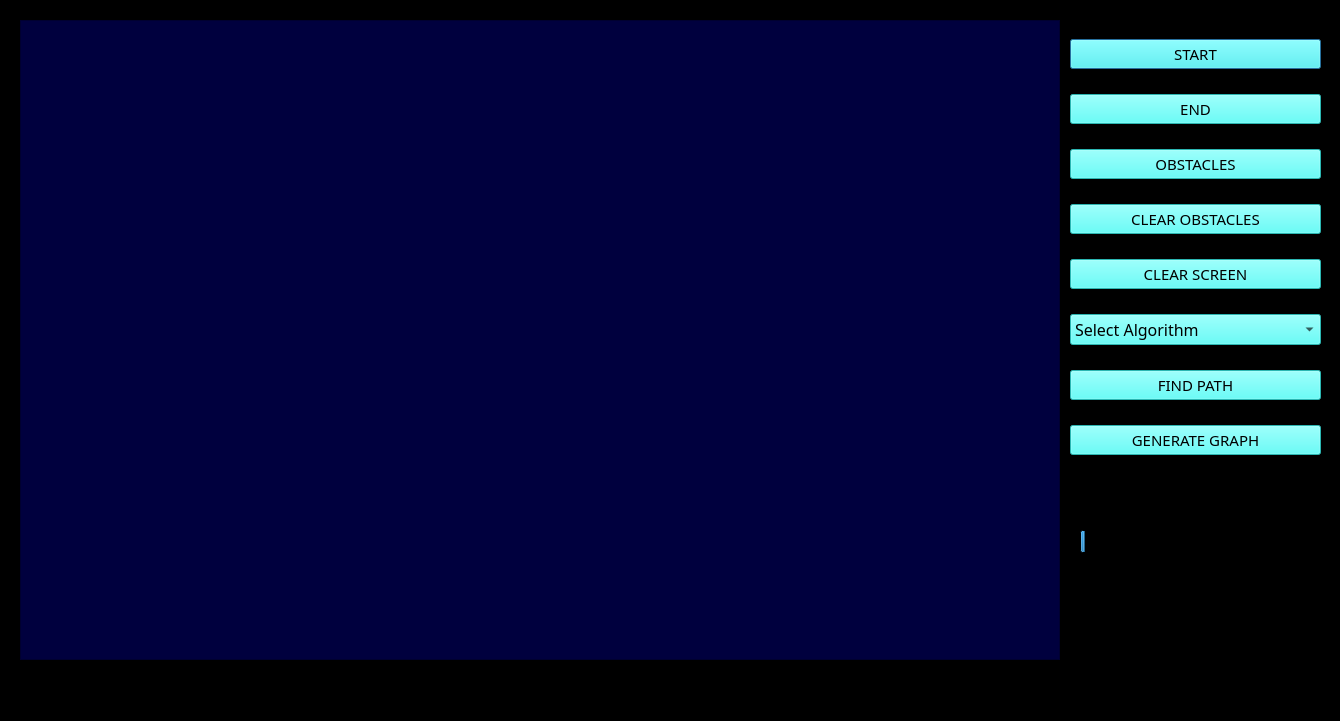
<?xml version="1.0" encoding="UTF-8"?>
<ui version="4.0">
 <class>Dialog</class>
 <widget class="QDialog" name="Dialog">
  <property name="geometry">
   <rect>
    <x>0</x>
    <y>0</y>
    <width>1340</width>
    <height>721</height>
   </rect>
  </property>
  <property name="windowTitle">
   <string>Dialog</string>
  </property>
  <property name="styleSheet">
   <string notr="true">background-color: rgb(0, 0, 0);</string>
  </property>
  <widget class="QGraphicsView" name="graphicsView">
   <property name="geometry">
    <rect>
     <x>20</x>
     <y>20</y>
     <width>1040</width>
     <height>640</height>
    </rect>
   </property>
   <property name="styleSheet">
    <string notr="true">background-color: rgb(0, 0, 62);</string>
   </property>
  </widget>
  <widget class="QWidget" name="verticalLayoutWidget">
   <property name="geometry">
    <rect>
     <x>1070</x>
     <y>20</y>
     <width>251</width>
     <height>461</height>
    </rect>
   </property>
   <layout class="QVBoxLayout" name="verticalLayout">
    <item>
     <widget class="QPushButton" name="startb">
      <property name="palette">
       <palette>
        <active>
         <colorrole role="Button">
          <brush brushstyle="SolidPattern">
           <color alpha="255">
            <red>60</red>
            <green>255</green>
            <blue>249</blue>
           </color>
          </brush>
         </colorrole>
         <colorrole role="Text">
          <brush brushstyle="SolidPattern">
           <color alpha="255">
            <red>0</red>
            <green>0</green>
            <blue>0</blue>
           </color>
          </brush>
         </colorrole>
         <colorrole role="ButtonText">
          <brush brushstyle="SolidPattern">
           <color alpha="255">
            <red>0</red>
            <green>0</green>
            <blue>0</blue>
           </color>
          </brush>
         </colorrole>
         <colorrole role="Base">
          <brush brushstyle="SolidPattern">
           <color alpha="255">
            <red>60</red>
            <green>255</green>
            <blue>249</blue>
           </color>
          </brush>
         </colorrole>
         <colorrole role="Window">
          <brush brushstyle="SolidPattern">
           <color alpha="255">
            <red>60</red>
            <green>255</green>
            <blue>249</blue>
           </color>
          </brush>
         </colorrole>
         <colorrole role="PlaceholderText">
          <brush brushstyle="SolidPattern">
           <color alpha="128">
            <red>208</red>
            <green>208</green>
            <blue>208</blue>
           </color>
          </brush>
         </colorrole>
        </active>
        <inactive>
         <colorrole role="Button">
          <brush brushstyle="SolidPattern">
           <color alpha="255">
            <red>60</red>
            <green>255</green>
            <blue>249</blue>
           </color>
          </brush>
         </colorrole>
         <colorrole role="Text">
          <brush brushstyle="SolidPattern">
           <color alpha="255">
            <red>0</red>
            <green>0</green>
            <blue>0</blue>
           </color>
          </brush>
         </colorrole>
         <colorrole role="ButtonText">
          <brush brushstyle="SolidPattern">
           <color alpha="255">
            <red>0</red>
            <green>0</green>
            <blue>0</blue>
           </color>
          </brush>
         </colorrole>
         <colorrole role="Base">
          <brush brushstyle="SolidPattern">
           <color alpha="255">
            <red>60</red>
            <green>255</green>
            <blue>249</blue>
           </color>
          </brush>
         </colorrole>
         <colorrole role="Window">
          <brush brushstyle="SolidPattern">
           <color alpha="255">
            <red>60</red>
            <green>255</green>
            <blue>249</blue>
           </color>
          </brush>
         </colorrole>
         <colorrole role="PlaceholderText">
          <brush brushstyle="SolidPattern">
           <color alpha="128">
            <red>0</red>
            <green>0</green>
            <blue>0</blue>
           </color>
          </brush>
         </colorrole>
        </inactive>
        <disabled>
         <colorrole role="Button">
          <brush brushstyle="SolidPattern">
           <color alpha="255">
            <red>60</red>
            <green>255</green>
            <blue>249</blue>
           </color>
          </brush>
         </colorrole>
         <colorrole role="Text">
          <brush brushstyle="SolidPattern">
           <color alpha="96">
            <red>164</red>
            <green>166</green>
            <blue>168</blue>
           </color>
          </brush>
         </colorrole>
         <colorrole role="ButtonText">
          <brush brushstyle="SolidPattern">
           <color alpha="96">
            <red>164</red>
            <green>166</green>
            <blue>168</blue>
           </color>
          </brush>
         </colorrole>
         <colorrole role="Base">
          <brush brushstyle="SolidPattern">
           <color alpha="255">
            <red>60</red>
            <green>255</green>
            <blue>249</blue>
           </color>
          </brush>
         </colorrole>
         <colorrole role="Window">
          <brush brushstyle="SolidPattern">
           <color alpha="255">
            <red>60</red>
            <green>255</green>
            <blue>249</blue>
           </color>
          </brush>
         </colorrole>
         <colorrole role="PlaceholderText">
          <brush brushstyle="SolidPattern">
           <color alpha="128">
            <red>208</red>
            <green>208</green>
            <blue>208</blue>
           </color>
          </brush>
         </colorrole>
        </disabled>
       </palette>
      </property>
      <property name="font">
       <font>
        <family>CROSSOVER</family>
        <pointsize>11</pointsize>
        <weight>50</weight>
        <bold>false</bold>
       </font>
      </property>
      <property name="styleSheet">
       <string notr="true">background-color: rgb(60, 255, 249);</string>
      </property>
      <property name="text">
       <string>START</string>
      </property>
     </widget>
    </item>
    <item>
     <widget class="QPushButton" name="endb">
      <property name="palette">
       <palette>
        <active>
         <colorrole role="Button">
          <brush brushstyle="SolidPattern">
           <color alpha="255">
            <red>60</red>
            <green>255</green>
            <blue>249</blue>
           </color>
          </brush>
         </colorrole>
         <colorrole role="ButtonText">
          <brush brushstyle="SolidPattern">
           <color alpha="255">
            <red>0</red>
            <green>0</green>
            <blue>0</blue>
           </color>
          </brush>
         </colorrole>
         <colorrole role="Base">
          <brush brushstyle="SolidPattern">
           <color alpha="255">
            <red>60</red>
            <green>255</green>
            <blue>249</blue>
           </color>
          </brush>
         </colorrole>
         <colorrole role="Window">
          <brush brushstyle="SolidPattern">
           <color alpha="255">
            <red>60</red>
            <green>255</green>
            <blue>249</blue>
           </color>
          </brush>
         </colorrole>
        </active>
        <inactive>
         <colorrole role="Button">
          <brush brushstyle="SolidPattern">
           <color alpha="255">
            <red>60</red>
            <green>255</green>
            <blue>249</blue>
           </color>
          </brush>
         </colorrole>
         <colorrole role="ButtonText">
          <brush brushstyle="SolidPattern">
           <color alpha="255">
            <red>0</red>
            <green>0</green>
            <blue>0</blue>
           </color>
          </brush>
         </colorrole>
         <colorrole role="Base">
          <brush brushstyle="SolidPattern">
           <color alpha="255">
            <red>60</red>
            <green>255</green>
            <blue>249</blue>
           </color>
          </brush>
         </colorrole>
         <colorrole role="Window">
          <brush brushstyle="SolidPattern">
           <color alpha="255">
            <red>60</red>
            <green>255</green>
            <blue>249</blue>
           </color>
          </brush>
         </colorrole>
        </inactive>
        <disabled>
         <colorrole role="Button">
          <brush brushstyle="SolidPattern">
           <color alpha="255">
            <red>60</red>
            <green>255</green>
            <blue>249</blue>
           </color>
          </brush>
         </colorrole>
         <colorrole role="ButtonText">
          <brush brushstyle="SolidPattern">
           <color alpha="96">
            <red>164</red>
            <green>166</green>
            <blue>168</blue>
           </color>
          </brush>
         </colorrole>
         <colorrole role="Base">
          <brush brushstyle="SolidPattern">
           <color alpha="255">
            <red>60</red>
            <green>255</green>
            <blue>249</blue>
           </color>
          </brush>
         </colorrole>
         <colorrole role="Window">
          <brush brushstyle="SolidPattern">
           <color alpha="255">
            <red>60</red>
            <green>255</green>
            <blue>249</blue>
           </color>
          </brush>
         </colorrole>
        </disabled>
       </palette>
      </property>
      <property name="font">
       <font>
        <family>CROSSOVER</family>
        <pointsize>11</pointsize>
        <weight>50</weight>
        <bold>false</bold>
       </font>
      </property>
      <property name="styleSheet">
       <string notr="true">background-color: rgb(60, 255, 249);</string>
      </property>
      <property name="text">
       <string>END</string>
      </property>
     </widget>
    </item>
    <item>
     <widget class="QPushButton" name="obsb">
      <property name="palette">
       <palette>
        <active>
         <colorrole role="Button">
          <brush brushstyle="SolidPattern">
           <color alpha="255">
            <red>60</red>
            <green>255</green>
            <blue>249</blue>
           </color>
          </brush>
         </colorrole>
         <colorrole role="ButtonText">
          <brush brushstyle="SolidPattern">
           <color alpha="255">
            <red>0</red>
            <green>0</green>
            <blue>0</blue>
           </color>
          </brush>
         </colorrole>
         <colorrole role="Base">
          <brush brushstyle="SolidPattern">
           <color alpha="255">
            <red>60</red>
            <green>255</green>
            <blue>249</blue>
           </color>
          </brush>
         </colorrole>
         <colorrole role="Window">
          <brush brushstyle="SolidPattern">
           <color alpha="255">
            <red>60</red>
            <green>255</green>
            <blue>249</blue>
           </color>
          </brush>
         </colorrole>
        </active>
        <inactive>
         <colorrole role="Button">
          <brush brushstyle="SolidPattern">
           <color alpha="255">
            <red>60</red>
            <green>255</green>
            <blue>249</blue>
           </color>
          </brush>
         </colorrole>
         <colorrole role="ButtonText">
          <brush brushstyle="SolidPattern">
           <color alpha="255">
            <red>0</red>
            <green>0</green>
            <blue>0</blue>
           </color>
          </brush>
         </colorrole>
         <colorrole role="Base">
          <brush brushstyle="SolidPattern">
           <color alpha="255">
            <red>60</red>
            <green>255</green>
            <blue>249</blue>
           </color>
          </brush>
         </colorrole>
         <colorrole role="Window">
          <brush brushstyle="SolidPattern">
           <color alpha="255">
            <red>60</red>
            <green>255</green>
            <blue>249</blue>
           </color>
          </brush>
         </colorrole>
        </inactive>
        <disabled>
         <colorrole role="Button">
          <brush brushstyle="SolidPattern">
           <color alpha="255">
            <red>60</red>
            <green>255</green>
            <blue>249</blue>
           </color>
          </brush>
         </colorrole>
         <colorrole role="ButtonText">
          <brush brushstyle="SolidPattern">
           <color alpha="96">
            <red>164</red>
            <green>166</green>
            <blue>168</blue>
           </color>
          </brush>
         </colorrole>
         <colorrole role="Base">
          <brush brushstyle="SolidPattern">
           <color alpha="255">
            <red>60</red>
            <green>255</green>
            <blue>249</blue>
           </color>
          </brush>
         </colorrole>
         <colorrole role="Window">
          <brush brushstyle="SolidPattern">
           <color alpha="255">
            <red>60</red>
            <green>255</green>
            <blue>249</blue>
           </color>
          </brush>
         </colorrole>
        </disabled>
       </palette>
      </property>
      <property name="font">
       <font>
        <family>CROSSOVER</family>
        <pointsize>11</pointsize>
        <weight>50</weight>
        <bold>false</bold>
       </font>
      </property>
      <property name="styleSheet">
       <string notr="true">background-color: rgb(60, 255, 249);</string>
      </property>
      <property name="text">
       <string>OBSTACLES</string>
      </property>
     </widget>
    </item>
    <item>
     <widget class="QPushButton" name="clrObsb">
      <property name="palette">
       <palette>
        <active>
         <colorrole role="Button">
          <brush brushstyle="SolidPattern">
           <color alpha="255">
            <red>60</red>
            <green>255</green>
            <blue>249</blue>
           </color>
          </brush>
         </colorrole>
         <colorrole role="ButtonText">
          <brush brushstyle="SolidPattern">
           <color alpha="255">
            <red>0</red>
            <green>0</green>
            <blue>0</blue>
           </color>
          </brush>
         </colorrole>
         <colorrole role="Base">
          <brush brushstyle="SolidPattern">
           <color alpha="255">
            <red>60</red>
            <green>255</green>
            <blue>249</blue>
           </color>
          </brush>
         </colorrole>
         <colorrole role="Window">
          <brush brushstyle="SolidPattern">
           <color alpha="255">
            <red>60</red>
            <green>255</green>
            <blue>249</blue>
           </color>
          </brush>
         </colorrole>
        </active>
        <inactive>
         <colorrole role="Button">
          <brush brushstyle="SolidPattern">
           <color alpha="255">
            <red>60</red>
            <green>255</green>
            <blue>249</blue>
           </color>
          </brush>
         </colorrole>
         <colorrole role="ButtonText">
          <brush brushstyle="SolidPattern">
           <color alpha="255">
            <red>0</red>
            <green>0</green>
            <blue>0</blue>
           </color>
          </brush>
         </colorrole>
         <colorrole role="Base">
          <brush brushstyle="SolidPattern">
           <color alpha="255">
            <red>60</red>
            <green>255</green>
            <blue>249</blue>
           </color>
          </brush>
         </colorrole>
         <colorrole role="Window">
          <brush brushstyle="SolidPattern">
           <color alpha="255">
            <red>60</red>
            <green>255</green>
            <blue>249</blue>
           </color>
          </brush>
         </colorrole>
        </inactive>
        <disabled>
         <colorrole role="Button">
          <brush brushstyle="SolidPattern">
           <color alpha="255">
            <red>60</red>
            <green>255</green>
            <blue>249</blue>
           </color>
          </brush>
         </colorrole>
         <colorrole role="ButtonText">
          <brush brushstyle="SolidPattern">
           <color alpha="96">
            <red>164</red>
            <green>166</green>
            <blue>168</blue>
           </color>
          </brush>
         </colorrole>
         <colorrole role="Base">
          <brush brushstyle="SolidPattern">
           <color alpha="255">
            <red>60</red>
            <green>255</green>
            <blue>249</blue>
           </color>
          </brush>
         </colorrole>
         <colorrole role="Window">
          <brush brushstyle="SolidPattern">
           <color alpha="255">
            <red>60</red>
            <green>255</green>
            <blue>249</blue>
           </color>
          </brush>
         </colorrole>
        </disabled>
       </palette>
      </property>
      <property name="font">
       <font>
        <family>CROSSOVER</family>
        <pointsize>11</pointsize>
        <weight>50</weight>
        <bold>false</bold>
       </font>
      </property>
      <property name="styleSheet">
       <string notr="true">background-color: rgb(60, 255, 249);</string>
      </property>
      <property name="text">
       <string>CLEAR OBSTACLES</string>
      </property>
     </widget>
    </item>
    <item>
     <widget class="QPushButton" name="clrScrb">
      <property name="palette">
       <palette>
        <active>
         <colorrole role="Button">
          <brush brushstyle="SolidPattern">
           <color alpha="255">
            <red>60</red>
            <green>255</green>
            <blue>249</blue>
           </color>
          </brush>
         </colorrole>
         <colorrole role="ButtonText">
          <brush brushstyle="SolidPattern">
           <color alpha="255">
            <red>0</red>
            <green>0</green>
            <blue>0</blue>
           </color>
          </brush>
         </colorrole>
         <colorrole role="Base">
          <brush brushstyle="SolidPattern">
           <color alpha="255">
            <red>60</red>
            <green>255</green>
            <blue>249</blue>
           </color>
          </brush>
         </colorrole>
         <colorrole role="Window">
          <brush brushstyle="SolidPattern">
           <color alpha="255">
            <red>60</red>
            <green>255</green>
            <blue>249</blue>
           </color>
          </brush>
         </colorrole>
        </active>
        <inactive>
         <colorrole role="Button">
          <brush brushstyle="SolidPattern">
           <color alpha="255">
            <red>60</red>
            <green>255</green>
            <blue>249</blue>
           </color>
          </brush>
         </colorrole>
         <colorrole role="ButtonText">
          <brush brushstyle="SolidPattern">
           <color alpha="255">
            <red>0</red>
            <green>0</green>
            <blue>0</blue>
           </color>
          </brush>
         </colorrole>
         <colorrole role="Base">
          <brush brushstyle="SolidPattern">
           <color alpha="255">
            <red>60</red>
            <green>255</green>
            <blue>249</blue>
           </color>
          </brush>
         </colorrole>
         <colorrole role="Window">
          <brush brushstyle="SolidPattern">
           <color alpha="255">
            <red>60</red>
            <green>255</green>
            <blue>249</blue>
           </color>
          </brush>
         </colorrole>
        </inactive>
        <disabled>
         <colorrole role="Button">
          <brush brushstyle="SolidPattern">
           <color alpha="255">
            <red>60</red>
            <green>255</green>
            <blue>249</blue>
           </color>
          </brush>
         </colorrole>
         <colorrole role="ButtonText">
          <brush brushstyle="SolidPattern">
           <color alpha="96">
            <red>164</red>
            <green>166</green>
            <blue>168</blue>
           </color>
          </brush>
         </colorrole>
         <colorrole role="Base">
          <brush brushstyle="SolidPattern">
           <color alpha="255">
            <red>60</red>
            <green>255</green>
            <blue>249</blue>
           </color>
          </brush>
         </colorrole>
         <colorrole role="Window">
          <brush brushstyle="SolidPattern">
           <color alpha="255">
            <red>60</red>
            <green>255</green>
            <blue>249</blue>
           </color>
          </brush>
         </colorrole>
        </disabled>
       </palette>
      </property>
      <property name="font">
       <font>
        <family>CROSSOVER</family>
        <pointsize>11</pointsize>
        <weight>50</weight>
        <bold>false</bold>
       </font>
      </property>
      <property name="styleSheet">
       <string notr="true">background-color: rgb(60, 255, 249);</string>
      </property>
      <property name="text">
       <string>CLEAR SCREEN</string>
      </property>
     </widget>
    </item>
    <item>
     <widget class="QComboBox" name="algorithmCombo">
      <property name="palette">
       <palette>
        <active>
         <colorrole role="Button">
          <brush brushstyle="SolidPattern">
           <color alpha="255">
            <red>60</red>
            <green>255</green>
            <blue>249</blue>
           </color>
          </brush>
         </colorrole>
         <colorrole role="Text">
          <brush brushstyle="SolidPattern">
           <color alpha="255">
            <red>0</red>
            <green>0</green>
            <blue>0</blue>
           </color>
          </brush>
         </colorrole>
         <colorrole role="ButtonText">
          <brush brushstyle="SolidPattern">
           <color alpha="255">
            <red>0</red>
            <green>0</green>
            <blue>0</blue>
           </color>
          </brush>
         </colorrole>
         <colorrole role="Base">
          <brush brushstyle="SolidPattern">
           <color alpha="255">
            <red>60</red>
            <green>255</green>
            <blue>249</blue>
           </color>
          </brush>
         </colorrole>
         <colorrole role="Window">
          <brush brushstyle="SolidPattern">
           <color alpha="255">
            <red>60</red>
            <green>255</green>
            <blue>249</blue>
           </color>
          </brush>
         </colorrole>
         <colorrole role="PlaceholderText">
          <brush brushstyle="SolidPattern">
           <color alpha="128">
            <red>0</red>
            <green>0</green>
            <blue>0</blue>
           </color>
          </brush>
         </colorrole>
        </active>
        <inactive>
         <colorrole role="Button">
          <brush brushstyle="SolidPattern">
           <color alpha="255">
            <red>60</red>
            <green>255</green>
            <blue>249</blue>
           </color>
          </brush>
         </colorrole>
         <colorrole role="Text">
          <brush brushstyle="SolidPattern">
           <color alpha="255">
            <red>0</red>
            <green>0</green>
            <blue>0</blue>
           </color>
          </brush>
         </colorrole>
         <colorrole role="ButtonText">
          <brush brushstyle="SolidPattern">
           <color alpha="255">
            <red>0</red>
            <green>0</green>
            <blue>0</blue>
           </color>
          </brush>
         </colorrole>
         <colorrole role="Base">
          <brush brushstyle="SolidPattern">
           <color alpha="255">
            <red>60</red>
            <green>255</green>
            <blue>249</blue>
           </color>
          </brush>
         </colorrole>
         <colorrole role="Window">
          <brush brushstyle="SolidPattern">
           <color alpha="255">
            <red>60</red>
            <green>255</green>
            <blue>249</blue>
           </color>
          </brush>
         </colorrole>
         <colorrole role="PlaceholderText">
          <brush brushstyle="SolidPattern">
           <color alpha="128">
            <red>0</red>
            <green>0</green>
            <blue>0</blue>
           </color>
          </brush>
         </colorrole>
        </inactive>
        <disabled>
         <colorrole role="Button">
          <brush brushstyle="SolidPattern">
           <color alpha="255">
            <red>60</red>
            <green>255</green>
            <blue>249</blue>
           </color>
          </brush>
         </colorrole>
         <colorrole role="Text">
          <brush brushstyle="SolidPattern">
           <color alpha="255">
            <red>120</red>
            <green>120</green>
            <blue>120</blue>
           </color>
          </brush>
         </colorrole>
         <colorrole role="ButtonText">
          <brush brushstyle="SolidPattern">
           <color alpha="96">
            <red>164</red>
            <green>166</green>
            <blue>168</blue>
           </color>
          </brush>
         </colorrole>
         <colorrole role="Base">
          <brush brushstyle="SolidPattern">
           <color alpha="255">
            <red>60</red>
            <green>255</green>
            <blue>249</blue>
           </color>
          </brush>
         </colorrole>
         <colorrole role="Window">
          <brush brushstyle="SolidPattern">
           <color alpha="255">
            <red>60</red>
            <green>255</green>
            <blue>249</blue>
           </color>
          </brush>
         </colorrole>
         <colorrole role="PlaceholderText">
          <brush brushstyle="SolidPattern">
           <color alpha="128">
            <red>0</red>
            <green>0</green>
            <blue>0</blue>
           </color>
          </brush>
         </colorrole>
        </disabled>
       </palette>
      </property>
      <property name="font">
       <font>
        <family>CROSSOVER</family>
        <pointsize>12</pointsize>
       </font>
      </property>
      <property name="styleSheet">
       <string notr="true">background-color: rgb(60, 255, 249);</string>
      </property>
      <item>
       <property name="text">
        <string>Select Algorithm</string>
       </property>
      </item>
      <item>
       <property name="text">
        <string>A* Algorithm</string>
       </property>
      </item>
      <item>
       <property name="text">
        <string>Dijkstra's Algorithm</string>
       </property>
      </item>
      <item>
       <property name="text">
        <string>Breadth First Search Algorithm</string>
       </property>
      </item>
     </widget>
    </item>
    <item>
     <widget class="QPushButton" name="clrPathb">
      <property name="palette">
       <palette>
        <active>
         <colorrole role="Button">
          <brush brushstyle="SolidPattern">
           <color alpha="255">
            <red>60</red>
            <green>255</green>
            <blue>249</blue>
           </color>
          </brush>
         </colorrole>
         <colorrole role="ButtonText">
          <brush brushstyle="SolidPattern">
           <color alpha="255">
            <red>0</red>
            <green>0</green>
            <blue>0</blue>
           </color>
          </brush>
         </colorrole>
         <colorrole role="Base">
          <brush brushstyle="SolidPattern">
           <color alpha="255">
            <red>60</red>
            <green>255</green>
            <blue>249</blue>
           </color>
          </brush>
         </colorrole>
         <colorrole role="Window">
          <brush brushstyle="SolidPattern">
           <color alpha="255">
            <red>60</red>
            <green>255</green>
            <blue>249</blue>
           </color>
          </brush>
         </colorrole>
        </active>
        <inactive>
         <colorrole role="Button">
          <brush brushstyle="SolidPattern">
           <color alpha="255">
            <red>60</red>
            <green>255</green>
            <blue>249</blue>
           </color>
          </brush>
         </colorrole>
         <colorrole role="ButtonText">
          <brush brushstyle="SolidPattern">
           <color alpha="255">
            <red>0</red>
            <green>0</green>
            <blue>0</blue>
           </color>
          </brush>
         </colorrole>
         <colorrole role="Base">
          <brush brushstyle="SolidPattern">
           <color alpha="255">
            <red>60</red>
            <green>255</green>
            <blue>249</blue>
           </color>
          </brush>
         </colorrole>
         <colorrole role="Window">
          <brush brushstyle="SolidPattern">
           <color alpha="255">
            <red>60</red>
            <green>255</green>
            <blue>249</blue>
           </color>
          </brush>
         </colorrole>
        </inactive>
        <disabled>
         <colorrole role="Button">
          <brush brushstyle="SolidPattern">
           <color alpha="255">
            <red>60</red>
            <green>255</green>
            <blue>249</blue>
           </color>
          </brush>
         </colorrole>
         <colorrole role="ButtonText">
          <brush brushstyle="SolidPattern">
           <color alpha="96">
            <red>164</red>
            <green>166</green>
            <blue>168</blue>
           </color>
          </brush>
         </colorrole>
         <colorrole role="Base">
          <brush brushstyle="SolidPattern">
           <color alpha="255">
            <red>60</red>
            <green>255</green>
            <blue>249</blue>
           </color>
          </brush>
         </colorrole>
         <colorrole role="Window">
          <brush brushstyle="SolidPattern">
           <color alpha="255">
            <red>60</red>
            <green>255</green>
            <blue>249</blue>
           </color>
          </brush>
         </colorrole>
        </disabled>
       </palette>
      </property>
      <property name="font">
       <font>
        <family>CROSSOVER</family>
        <pointsize>11</pointsize>
        <weight>50</weight>
        <bold>false</bold>
       </font>
      </property>
      <property name="styleSheet">
       <string notr="true">background-color: rgb(60, 255, 249);</string>
      </property>
      <property name="text">
       <string>FIND PATH</string>
      </property>
     </widget>
    </item>
    <item>
     <widget class="QPushButton" name="genGraphb">
      <property name="palette">
       <palette>
        <active>
         <colorrole role="Button">
          <brush brushstyle="SolidPattern">
           <color alpha="255">
            <red>60</red>
            <green>255</green>
            <blue>249</blue>
           </color>
          </brush>
         </colorrole>
         <colorrole role="ButtonText">
          <brush brushstyle="SolidPattern">
           <color alpha="255">
            <red>0</red>
            <green>0</green>
            <blue>0</blue>
           </color>
          </brush>
         </colorrole>
         <colorrole role="Base">
          <brush brushstyle="SolidPattern">
           <color alpha="255">
            <red>60</red>
            <green>255</green>
            <blue>249</blue>
           </color>
          </brush>
         </colorrole>
         <colorrole role="Window">
          <brush brushstyle="SolidPattern">
           <color alpha="255">
            <red>60</red>
            <green>255</green>
            <blue>249</blue>
           </color>
          </brush>
         </colorrole>
        </active>
        <inactive>
         <colorrole role="Button">
          <brush brushstyle="SolidPattern">
           <color alpha="255">
            <red>60</red>
            <green>255</green>
            <blue>249</blue>
           </color>
          </brush>
         </colorrole>
         <colorrole role="ButtonText">
          <brush brushstyle="SolidPattern">
           <color alpha="255">
            <red>0</red>
            <green>0</green>
            <blue>0</blue>
           </color>
          </brush>
         </colorrole>
         <colorrole role="Base">
          <brush brushstyle="SolidPattern">
           <color alpha="255">
            <red>60</red>
            <green>255</green>
            <blue>249</blue>
           </color>
          </brush>
         </colorrole>
         <colorrole role="Window">
          <brush brushstyle="SolidPattern">
           <color alpha="255">
            <red>60</red>
            <green>255</green>
            <blue>249</blue>
           </color>
          </brush>
         </colorrole>
        </inactive>
        <disabled>
         <colorrole role="Button">
          <brush brushstyle="SolidPattern">
           <color alpha="255">
            <red>60</red>
            <green>255</green>
            <blue>249</blue>
           </color>
          </brush>
         </colorrole>
         <colorrole role="ButtonText">
          <brush brushstyle="SolidPattern">
           <color alpha="96">
            <red>164</red>
            <green>166</green>
            <blue>168</blue>
           </color>
          </brush>
         </colorrole>
         <colorrole role="Base">
          <brush brushstyle="SolidPattern">
           <color alpha="255">
            <red>60</red>
            <green>255</green>
            <blue>249</blue>
           </color>
          </brush>
         </colorrole>
         <colorrole role="Window">
          <brush brushstyle="SolidPattern">
           <color alpha="255">
            <red>60</red>
            <green>255</green>
            <blue>249</blue>
           </color>
          </brush>
         </colorrole>
        </disabled>
       </palette>
      </property>
      <property name="font">
       <font>
        <family>CROSSOVER</family>
        <pointsize>11</pointsize>
       </font>
      </property>
      <property name="mouseTracking">
       <bool>false</bool>
      </property>
      <property name="styleSheet">
       <string notr="true">background-color: rgb(60, 255, 249);</string>
      </property>
      <property name="text">
       <string>GENERATE GRAPH</string>
      </property>
     </widget>
    </item>
   </layout>
  </widget>
  <widget class="QProgressBar" name="progressBar">
   <property name="geometry">
    <rect>
     <x>1080</x>
     <y>530</y>
     <width>241</width>
     <height>23</height>
    </rect>
   </property>
   <property name="palette">
    <palette>
     <active>
      <colorrole role="WindowText">
       <brush brushstyle="SolidPattern">
        <color alpha="255">
         <red>255</red>
         <green>255</green>
         <blue>255</blue>
        </color>
       </brush>
      </colorrole>
      <colorrole role="Button">
       <brush brushstyle="SolidPattern">
        <color alpha="255">
         <red>0</red>
         <green>0</green>
         <blue>0</blue>
        </color>
       </brush>
      </colorrole>
      <colorrole role="Base">
       <brush brushstyle="SolidPattern">
        <color alpha="255">
         <red>0</red>
         <green>0</green>
         <blue>0</blue>
        </color>
       </brush>
      </colorrole>
      <colorrole role="Window">
       <brush brushstyle="SolidPattern">
        <color alpha="255">
         <red>0</red>
         <green>0</green>
         <blue>0</blue>
        </color>
       </brush>
      </colorrole>
     </active>
     <inactive>
      <colorrole role="WindowText">
       <brush brushstyle="SolidPattern">
        <color alpha="255">
         <red>255</red>
         <green>255</green>
         <blue>255</blue>
        </color>
       </brush>
      </colorrole>
      <colorrole role="Button">
       <brush brushstyle="SolidPattern">
        <color alpha="255">
         <red>0</red>
         <green>0</green>
         <blue>0</blue>
        </color>
       </brush>
      </colorrole>
      <colorrole role="Base">
       <brush brushstyle="SolidPattern">
        <color alpha="255">
         <red>0</red>
         <green>0</green>
         <blue>0</blue>
        </color>
       </brush>
      </colorrole>
      <colorrole role="Window">
       <brush brushstyle="SolidPattern">
        <color alpha="255">
         <red>0</red>
         <green>0</green>
         <blue>0</blue>
        </color>
       </brush>
      </colorrole>
     </inactive>
     <disabled>
      <colorrole role="WindowText">
       <brush brushstyle="SolidPattern">
        <color alpha="255">
         <red>120</red>
         <green>120</green>
         <blue>120</blue>
        </color>
       </brush>
      </colorrole>
      <colorrole role="Button">
       <brush brushstyle="SolidPattern">
        <color alpha="255">
         <red>0</red>
         <green>0</green>
         <blue>0</blue>
        </color>
       </brush>
      </colorrole>
      <colorrole role="Base">
       <brush brushstyle="SolidPattern">
        <color alpha="255">
         <red>0</red>
         <green>0</green>
         <blue>0</blue>
        </color>
       </brush>
      </colorrole>
      <colorrole role="Window">
       <brush brushstyle="SolidPattern">
        <color alpha="255">
         <red>0</red>
         <green>0</green>
         <blue>0</blue>
        </color>
       </brush>
      </colorrole>
     </disabled>
    </palette>
   </property>
   <property name="maximum">
    <number>1000000</number>
   </property>
   <property name="value">
    <number>2400</number>
   </property>
   <property name="textVisible">
    <bool>true</bool>
   </property>
   <property name="orientation">
    <enum>Qt::Horizontal</enum>
   </property>
   <property name="invertedAppearance">
    <bool>false</bool>
   </property>
  </widget>
 </widget>
 <resources/>
 <connections/>
</ui>
